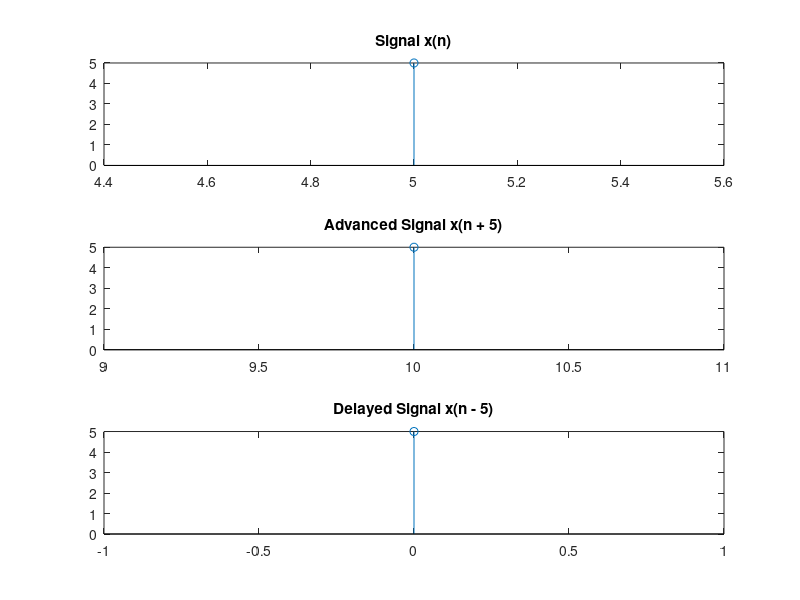

This chart was generated by the following MATLAB code:
clc
clear all
close all

na = input('Enter the  amount to be delayed : ')
nd = input('Enter the amount to be advanced : ')

xl = input('Enter the  left limit : ')
xr = input('Enter the right limit : ')

x = xl : 1 : xr

y = input('Enter the Sequence : ')

subplot( 3, 1, 1 )
stem( x, y )
title('Signal x(n)')

xa = x + na

subplot( 3, 1, 2 )
stem( xa, y )
title(['Advanced Signal x(n + ' (na + 48) ')'])

xd = x - nd

subplot( 3, 1, 3 )
stem( xd, y )
title(['Delayed Signal x(n - ', (nd + 48), ')'])